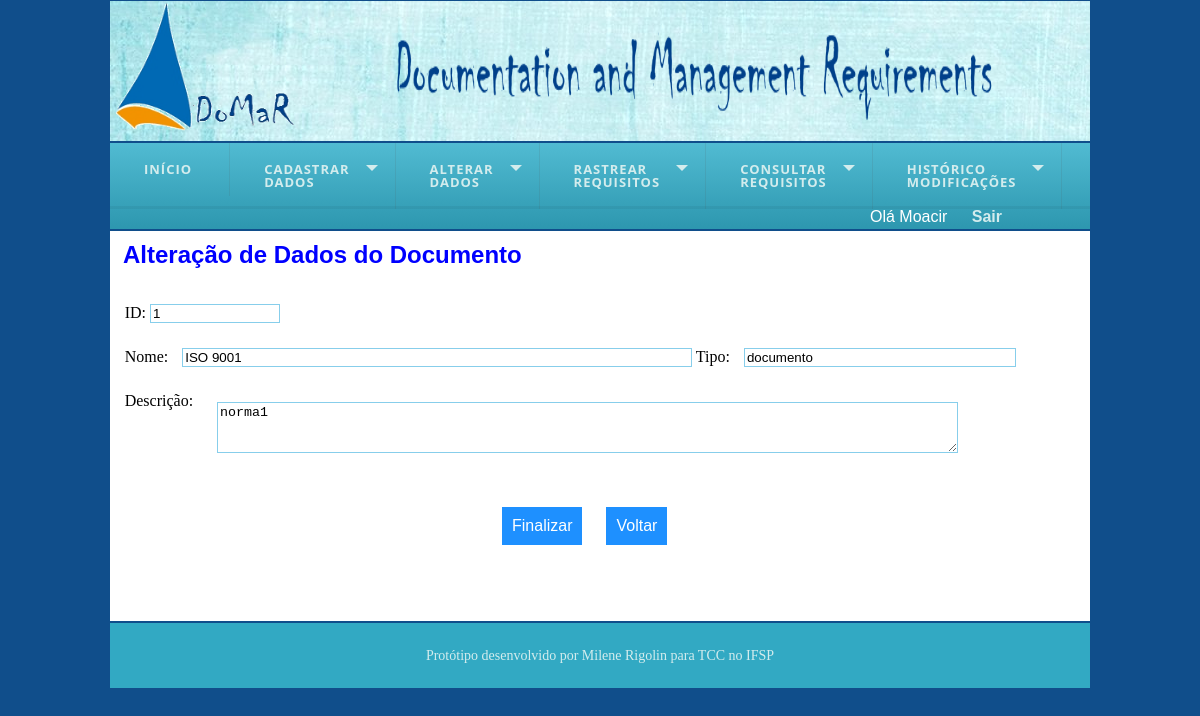
The page /altera_origem.php?seq=1 (signed in) on the database its author committed.
### tables this page shows
CREATE TABLE `origem` (
  `id` int(11) NOT NULL AUTO_INCREMENT,
  `tipo` varchar(200) NOT NULL,
  `descricao` varchar(200) DEFAULT NULL,
  `nome` varchar(100) NOT NULL,
  `usuario_id` int(11) NOT NULL,
  PRIMARY KEY (`id`),
  KEY `fk_origem_usuario1_idx` (`usuario_id`)
);

### altera_origem.php (the view, shortened to what this page needs)
<?php
	include "template/topo.php";
?>
	<div id = "content">
		<header>
			<h2>Alteração de Dados do Documento</h2>
		</header>
		<div id = "form">
			<?php
				if($con){
					$sql = "select * from origem WHERE id=".$_GET['seq'];
					$rs = mysqli_query($con, $sql);
					if($rs){
						if($valor = mysqli_fetch_array($rs)){?>
							<form id = "alt_origem" action = "update_origem.php" method = "POST">
								ID: <input type="text" name="seq_origem" size=5
						             value="<?php echo $valor['id'];?>" class = " id" readonly> <br>
								Nome: <input type = "text" name = "nome_origem" class = "input_n"
									value="<?php echo $valor['nome'];?>">
								Tipo: <input type = "text" name = "tipo_origem"class = "input_cpf"
									value="<?php echo $valor['tipo'];?>"> <br>
								<label>Descrição:</label> <textarea name = "desc_origem" cols = 90 rows = 3><?php echo $valor['descricao'];?></textarea>
							<div id = "btn">
								<center><input class="btn_monitora" type="submit" value="Finalizar">
								<a href="consulta_origem.php"><input class="btn_monitora" type="button" value="Voltar"></a>
						   </div>
					</form>
							<?php
							}
							else{
								echo "Documento não cadastrado";
							}
						}
						else{
							echo "Erro de Consulta de documento: ".mysqli_error($con);
						}
					}
					else{
						echo "Erro de conexão: ".mysqli_error($con);
					}
				?>
   </div>
</div>
<?php
	include "template/rodape.php";
?>

### css/formatacao.css (style rules this page uses)
* { border: 0px; margin: 0px; }
body { background-color: #104E8B; }
#content { background:#FFFFFF; height: 380px; width: 970px; margin-top: 2px; margin-bottom: 2px; padding-top: 10px; padding-left: 5px; padding-right: 5px; float: right; overflow:auto; }
h2, h3 { color: #0000FF; font-family: Arial,Helvetica,sans-serif; padding-left: 8px; }
label { vertical-align: top; }
textarea { border: 1px solid #87CEEB; margin-left: 20px; margin-top: 10px; margin-bottom: 10px; }
.input_n { margin-bottom: 25px; width: 53%; border: 1px solid #87CEEB; margin-left: 10px; }
.input_cpf { margin-bottom: 25px; width: 28%; border: 1px solid #87CEEB; margin-left: 10px; }
#form { margin:0 auto; width:98%; background:#FFFFFF; margin-top: 35px; }
#btn { clear: both; margin-left: 300px; width: 300px; }
.btn_monitora { padding: 10px; background:#1E90FF; color:#ffffff; margin-left: 20px; font-size:16px; margin-top:40px; }
.id { margin-bottom: 25px; width: 13%; border: 1px solid #87CEEB; }

### rows shown on the page
origem: seq_origem "1", nome_origem "ISO 9001", tipo_origem "documento", desc_origem "norma1"

### other values the page prints
$_SESSION['nome'] "Moacir"
